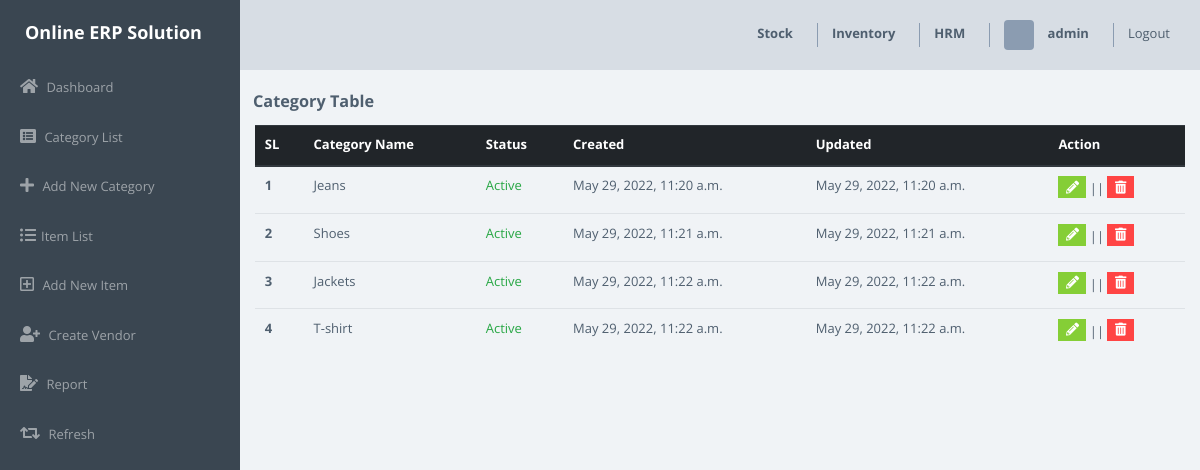
Page /category/ (signed in) on the committed database.
### stock_module/models.py (models this page shows, shortened)
class Category(models.Model):
    STATUS = (
        ('Active', 'Active'),
        ('Inactive', 'Inactive')
    )
    name = models.CharField(max_length=100)
    status = models.CharField(max_length=50, choices=STATUS)
    created_at = models.DateTimeField(auto_now_add=True)
    updated_at = models.DateTimeField(auto_now=True)

### stock_module/views.py (the view)
# urls.py: path('category/', views.category_list, name='category-list'),
def category_list(request):
	if request.user.is_authenticated:
		query = Category.objects.all()
		context = {
			'query':query
		}
		return render(request, 'stock/category_list.html', context)
	else:
		return redirect('user-login')

### templates/stock/category_list.html (shortened to what this page needs)
{% load static %}
{% include 'stock/header.html' %}
{% include 'stock/sidebar.html' %}
<section class="py-5 mt-5">
    <div class="container">
      <div class="row">
        <div class="col-lg-4"></div>
        <div class="col-lg-4">
        </div>
        <div class="col-lg-4"></div>
      </div>
        <div class="row mt-3">
            <h5 class="ml-3 font-weight-bold">Category Table</h5>
            <div class="col-lg-12 mt-2">
                <table class="table">
                    <thead class="thead-dark">
                      <tr>
                        <th scope="col">SL</th>
                        <th scope="col">Category Name</th>
                        <th scope="col">Status</th>
                        <th scope="col">Created</th>
                        <th scope="col">Updated</th>
                        <th scope="col">Action</th>
                      </tr>
                    </thead>
                    <tbody>
                      {% for cat in query %}
                      <tr>
                        <th scope="row">{{forloop.counter}}</th>
                        <td>{{cat.name}}</td>
                        {% if cat.status == 'Active' %}
                        <td class="text-success">{{cat.status}}</td>
                        {% else %}
                        <td class="text-danger">{{cat.status}}</td>
                        {% endif %}
                        <td>{{cat.created_at}}</td>
                        <td>{{cat.updated_at}}</td>
                        <td><a href="{% url 'update-category' cat.id %}" class="btn btn-primary btn-sm"><i class="fas fa-pencil-alt"></i></a> ||
                            <a href="{% url 'delete-category' cat.id %}" class="btn btn-danger btn-sm"><i class="fas fa-trash-alt"></i></a> </td>
                      </tr>
                      {% endfor %}
                    </tbody>
                  </table>
            </div>
        </div>
    </div>
</section>

### templates/stock/header.html (shortened to what this page needs)
<!doctype html>
{% load static %}
<html class="no-js" lang="en">
<head>
        <link rel="stylesheet" href="{% static 'css/vendor.css' %}">
        <link rel="stylesheet" href="{% static 'css/app.css' %}">
        <link rel="stylesheet" href="{% static 'css/style.css' %}">
        <link rel="stylesheet" href="https://use.fontawesome.com/releases/v5.15.4/css/all.css">
    </head>
    <body>
        <div class="main-wrapper">
            <div class="app" id="app">
                <header class="header">
                    <div class="header-block header-block-nav">
                        <ul class="nav-profile">
                            <li class="profile dropdown">
                                <a class="nav-link" href="{% url 'stock-home-page' %}" role="button" aria-haspopup="true" aria-expanded="false">
                                    <span class="name"> Stock</span>
                                </a>
                            </li>
                            <li class="profile dropdown">
                                <a class="nav-link" href="{% url 'inventory-home-page' %}" role="button" aria-haspopup="true" aria-expanded="false">
                                    <span class="name"> Inventory</span>
                                </a>
                            </li>
                            <li class="profile dropdown">
                                <a class="nav-link" href="{% url 'hrm-home' %}" role="button" aria-haspopup="true" aria-expanded="false">
                                    <span class="name">HRM</span>
                                </a>
                            </li>
                            <li class="profile dropdown">
                                <a class="nav-link" href="#" role="button" aria-haspopup="true" aria-expanded="false">
                                    <div class="img" style="background-image: url('https://cdn.pixabay.com/photo/2016/08/08/09/17/avatar-1577909_960_720.png')"></div>
                                    <span class="name"> {{request.user.username}}  </span>
                                </a>
                            </li>
                            <li><a href="{% url 'logout' %}">Logout</a></li>
                        </ul>
                    </div>
                </header>

### templates/stock/header.html (style rules this page uses)
* { font-size: 13px; }

### templates/stock/sidebar.html (style rules this page uses)
* { font-size: 13px; }

### templates/stock/category_list.html (style rules this page uses)
* { font-size: 13px; }

### rows in the picture
Category: name "Jeans", status "Active", created_at "May 29, 2022, 11:20 a.m.", updated_at "May 29, 2022, 11:20 a.m."
Category: name "Shoes", status "Active", created_at "May 29, 2022, 11:21 a.m.", updated_at "May 29, 2022, 11:21 a.m."
Category: name "Jackets", status "Active", created_at "May 29, 2022, 11:22 a.m.", updated_at "May 29, 2022, 11:22 a.m."
Category: name "T-shirt", status "Active", created_at "May 29, 2022, 11:22 a.m.", updated_at "May 29, 2022, 11:22 a.m."

### other values in the picture
{{ request.user.username }} "admin"
